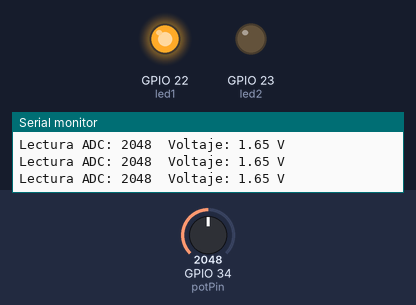
The sketch below on a simulated ESP32. Shown: output pins drawn as LEDs (lit = HIGH), the last lines printed to the serial monitor. Inputs (shaded band) come from the test bench; at power-on: GPIO 34 (potPin) = 2048.

Above: at 1.2 s.
1.3 s: GPIO 34 (potPin) set to 1272
2.8 s: GPIO 34 (potPin) set to 1206
At 3.2 s:
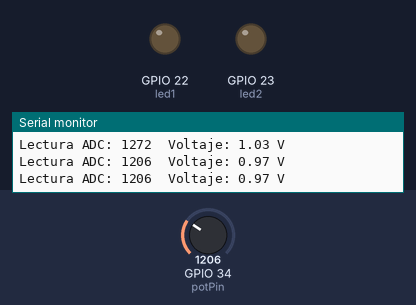
4.3 s: GPIO 34 (potPin) set to 3603
At 5.6 s:
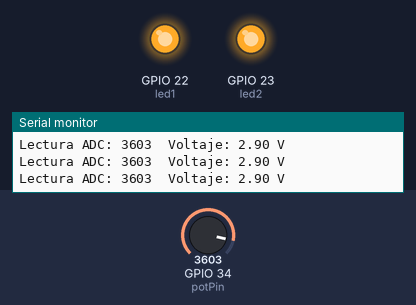
5.9 s: GPIO 34 (potPin) set to 3168
7.4 s: GPIO 34 (potPin) set to 3044
At 8.2 s:
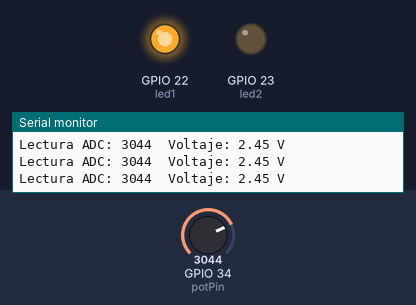
8.9 s: GPIO 34 (potPin) set to 4095
At 9.5 s:
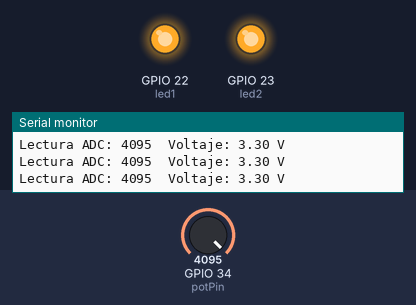
Timing chart, 0 to 11.5 s (numbered marks = the images above; inputs shaded):
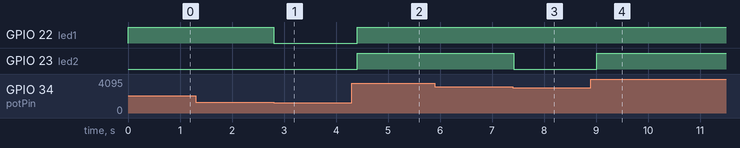

The sketch:

Potenciometro.ino
```cpp
// Pines
const int potPin = 34;     // Potenciómetro en pin 34 (entrada ADC)
const int led1 = 22;       // LED 1 en pin 22
const int led2 = 23;       // LED 2 en pin 23

void setup() {
  Serial.begin(115200);     // Inicia comunicación serie
  pinMode(led1, OUTPUT);
  pinMode(led2, OUTPUT);
}

void loop() {
  int lectura = analogRead(potPin);             // Leer ADC (0-4095)
  float voltaje = (lectura * 3.3) / 4095.0;     // Convertir a voltaje real

  // Mostrar datos en monitor serie
  Serial.print("Lectura ADC: ");
  Serial.print(lectura);
  Serial.print("  Voltaje: ");
  Serial.print(voltaje, 2);   // Mostrar con 2 decimales
  Serial.println(" V");

  // Control de LEDs según el voltaje
  if (voltaje >= 1.0) {
    digitalWrite(led1, HIGH);   // Enciende LED 1
  } else {
    digitalWrite(led1, LOW);    // Apaga LED 1
  }

  if (voltaje >= 2.5) {
    digitalWrite(led2, HIGH);   // Enciende LED 2
  } else {
    digitalWrite(led2, LOW);    // Apaga LED 2
  }

  delay(200); // Pausa para estabilidad
}
```

Measured:
- the behaviour switches between 1241 and 1240 on GPIO 34 (potPin) (found by bisection; images 0 and 1)
- the behaviour switches between 3103 and 3102 on GPIO 34 (potPin) (found by bisection; images 2 and 3)
- after the input at 2.8 s, GPIO 22 (led1): HIGH → LOW at once
- after the input at 4.3 s, GPIO 22 (led1), GPIO 23 (led2): LOW → HIGH after 0.11 s
- after the input at 7.4 s, GPIO 23 (led2): HIGH → LOW at once
- after the input at 8.9 s, GPIO 23 (led2): LOW → HIGH after 0.12 s
